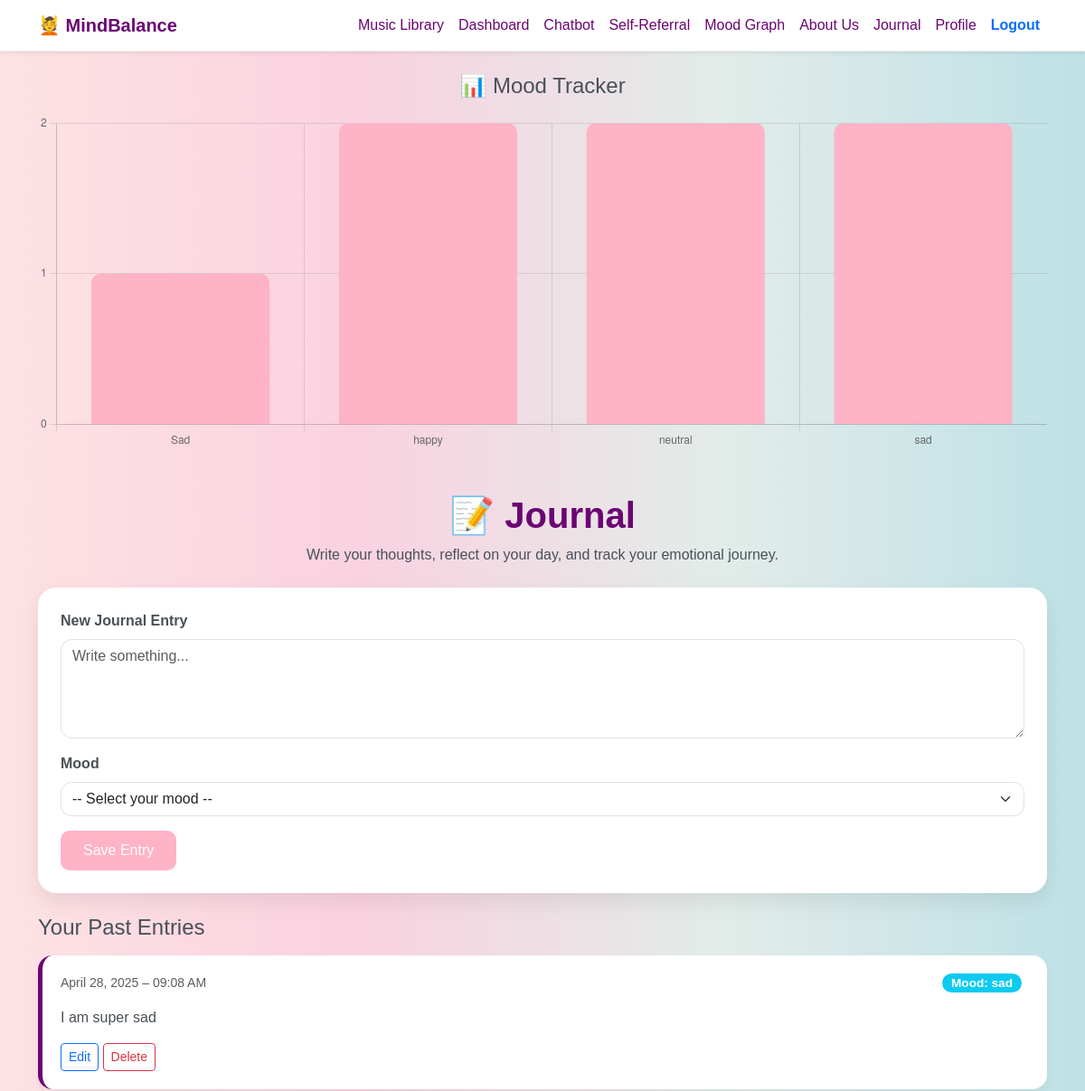
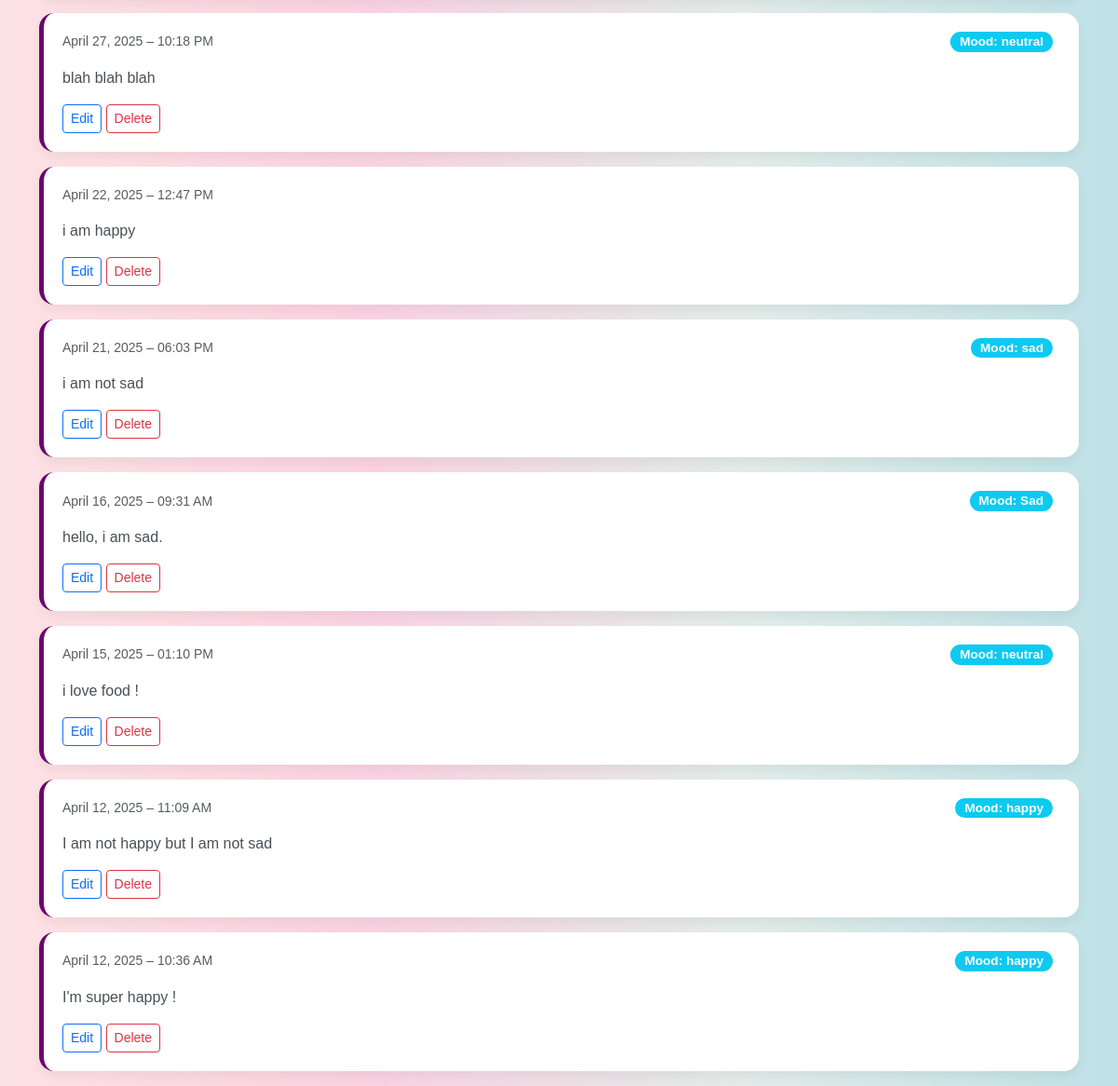
The page /journal (signed in) on the database its author committed (2 pictures, top to bottom).
### app.py (models this page shows)
class JournalEntry(db.Model):
    id = db.Column(db.Integer, primary_key=True)
    user_id = db.Column(db.Integer, db.ForeignKey('user.id'), index=True)
    entry_text = db.Column(db.Text, nullable=False)
    mood = db.Column(db.String(50))
    sentiment = db.Column(db.String(50))
    timestamp = db.Column(db.DateTime, default=datetime.utcnow, index=True)

### app.py (the view, shortened to what this page needs)
@app.route('/journal', methods=['GET', 'POST'])
def journal():
    if not g.user:
        flash("Please log in.", "warning")
        return redirect(url_for('login'))
    page = request.args.get('page', 1, type=int)
    per_page = 10  # Entries per page
    filter_mood = request.args.get('filter_mood')
    if filter_mood:
        entries_query = JournalEntry.query.filter_by(user_id=g.user.id, mood=filter_mood)
    else:
        entries_query = JournalEntry.query.filter_by(user_id=g.user.id)
    entries_paginated = entries_query.order_by(JournalEntry.timestamp.desc()).paginate(page=page, per_page=per_page)
    mood_counts = db.session.query(
        JournalEntry.mood,
        db.func.count(JournalEntry.mood)
    ).filter(
        JournalEntry.user_id == g.user.id,
        JournalEntry.mood.isnot(None)  # Skip null moods
    ).group_by(JournalEntry.mood).all()
    mood_data = dict(mood_counts)
    return render_template(
        "journal.html",
        entries=entries_paginated,
        mood_data=mood_data,
        filter_mood=filter_mood
    )

### app.py (called while the page is built)
@app.before_request
def load_user_if_logged_in():
    g.user = None
    if 'user_id' in session:
        try:
            g.user = db.session.get(User, session['user_id'])
        except:
            pass  # User not found or DB error

### Templates/journal.html (shortened to what this page needs)
<!DOCTYPE html>
<html lang="en">
<head>
  <link href="https://cdn.jsdelivr.net/npm/bootstrap@5.3.0-alpha3/dist/css/bootstrap.min.css" rel="stylesheet" />
</head>
<body>
<nav class="navbar navbar-expand-lg navbar-light shadow-sm">
  <div class="container">
    <a class="navbar-brand fw-bold" href="/">💆 MindBalance</a>
    <div class="collapse navbar-collapse" id="navbarNav">
      <ul class="navbar-nav ms-auto">
        <li class="nav-item"><a class="nav-link {% if active_page == 'music' %}fw-bold text-primary{% endif %}" href="/music">Music Library</a></li>
        <li class="nav-item"><a class="nav-link {% if active_page == 'dashboard' %}fw-bold text-primary{% endif %}" href="/dashboard">Dashboard</a></li>
        <li class="nav-item"><a class="nav-link {% if active_page == 'chatbot' %}fw-bold text-primary{% endif %}" href="/chatbot">Chatbot</a></li>
        <li class="nav-item"><a class="nav-link {% if active_page == 'self-referral' %}fw-bold text-primary{% endif %}" href="/self-referral">Self-Referral</a></li>
        <li class="nav-item"><a class="nav-link {% if active_page == 'mood-graph' %}fw-bold text-primary{% endif %}" href="/mood-graph">Mood Graph</a></li>
        <li class="nav-item"><a class="nav-link {% if active_page == 'about-us' %}fw-bold text-primary{% endif %}" href="/about-us">About Us</a></li>
        <li class="nav-item"><a class="nav-link {% if active_page == 'journal' %}fw-bold text-primary{% endif %}" href="/journal">Journal</a></li>
        <li class="nav-item"><a class="nav-link {% if active_page == 'profile' %}fw-bold text-primary{% endif %}" href="/profile">Profile</a></li>
        <li class="nav-item"><a class="nav-link text-danger fw-bold" href="/logout">Logout</a></li>
      </ul>
    </div>
  </div>
</nav>
<div class="container mb-5 mt-4">
  <h4 class="text-center mb-3">📊 Mood Tracker</h4>
  <canvas id="moodChart" height="100"></canvas>
</div>
<div class="container">
  <div class="text-center mb-4">
    <h1>📝 Journal</h1>
    <p>Write your thoughts, reflect on your day, and track your emotional journey.</p>
  </div>
  <form method="POST" action="{{ url_for('journal') }}" class="entry-form mb-4">
    <div class="mb-3">
      <label for="entry_text" class="form-label fw-bold">New Journal Entry</label>
      <textarea class="form-control" id="entry_text" name="entry_text" rows="4" required placeholder="Write something..."></textarea>
    </div>
    <div class="mb-3">
      <label for="mood" class="form-label fw-bold">Mood</label>
      <select id="mood" name="mood" class="form-select" required>
        <option disabled selected>-- Select your mood --</option>
      </select>
    </div>
    <button type="submit" class="btn btn-pink">Save Entry</button>
  </form>
  {% if entries %}
    <h4 class="mb-3">Your Past Entries</h4>
    {% for entry in entries %}
      <div class="entry-card mb-3">
        <div class="d-flex justify-content-between align-items-center">
          <small class="text-muted">{{ entry.timestamp.strftime('%B %d, %Y – %I:%M %p') }}</small>
          {% if entry.mood %}
            <span class="badge bg-info mood-badge">Mood: {{ entry.mood }}</span>
          {% endif %}
        </div>
        <p class="mt-3">{{ entry.entry_text }}</p>
        <div>
          <a href="{{ url_for('edit_journal', entry_id=entry.id) }}" class="btn btn-sm btn-outline-primary">Edit</a>
          <a href="{{ url_for('delete_journal', entry_id=entry.id) }}" class="btn btn-sm btn-outline-danger">Delete</a>
        </div>
      </div>
    {% endfor %}
  {% else %}
    <p class="text-muted">You haven’t written any journal entries yet.</p>
  {% endif %}
</div>
<script>
  // Load mood data passed from the Flask backend
  const moodData = JSON.parse('{{ mood_data | tojson | safe }}');
  // Draw a bar chart showing how many times each mood appeared
  const ctx = document.getElementById("moodChart").getContext("2d");
  new Chart(ctx, {
    type: 'bar',
    data: {
      labels: Object.keys(moodData),
      datasets: [{
        label: 'Mood Frequency',
        data: Object.values(moodData),
        backgroundColor: '#ffb3c6',
        borderRadius: 10
      }]
    },
    options: {
      responsive: true,
      plugins: {
        legend: {
          display: false
        }
      },
      scales: {
        y: {
          beginAtZero: true,
          ticks: {
            stepSize: 1
          }
        }
      }
    }
  });
</script>
</body>
</html>

### Templates/journal.html (style rules this page uses)
body { background: linear-gradient(to right, #fde2e4, #fad2e1, #e2ece9, #bee1e6); font-family: 'Poppins', sans-serif; color: #495057; }
.navbar { background-color: #fff; border-bottom: 1px solid #eee; }
.navbar-brand { color: #6a0572 !important; font-weight: bold; }
.nav-link { color: #6a0572 !important; }
.nav-link.active, .nav-link.fw-bold { color: #0d6efd !important; font-weight: bold; }
h1 { color: #6a0572; font-weight: bold; }
.entry-form { background: white; padding: 25px; border-radius: 20px; box-shadow: 0 10px 25px rgba(0, 0, 0, 0.08); }
.form-control, .form-select { border-radius: 12px; }
.btn-pink { background-color: #ffb3c6; color: white; border: none; padding: 10px 25px; border-radius: 10px; }
.entry-card { border-left: 5px solid #6a0572; background-color: #fff; border-radius: 16px; padding: 20px; box-shadow: 0 6px 12px rgba(0, 0, 0, 0.05); }
.mood-badge { font-size: 0.85rem; border-radius: 12px; padding: 4px 10px; margin-right: 0.5rem; }

### rows shown on the page
JournalEntry: timestamp "April 28, 2025 – 09:08 AM", mood "sad", entry_text "I am super sad"
JournalEntry: timestamp "April 27, 2025 – 10:18 PM", mood "neutral", entry_text "blah blah blah"
JournalEntry: timestamp "April 22, 2025 – 12:47 PM", entry_text "i am happy"
JournalEntry: timestamp "April 21, 2025 – 06:03 PM", mood "sad", entry_text "i am not sad"
JournalEntry: timestamp "April 16, 2025 – 09:31 AM", mood "Sad", entry_text "hello, i am sad."
JournalEntry: timestamp "April 15, 2025 – 01:10 PM", mood "neutral", entry_text "i love food !"
JournalEntry: timestamp "April 12, 2025 – 11:09 AM", mood "happy", entry_text "I am not happy but I am not sad"
JournalEntry: timestamp "April 12, 2025 – 10:36 AM", mood "happy", entry_text "I'm super happy !"

### other values the page prints
chart data {{ mood_data | tojson | safe }} {"Sad": 1, "happy": 2, "neutral": 2, "sad": 2}
